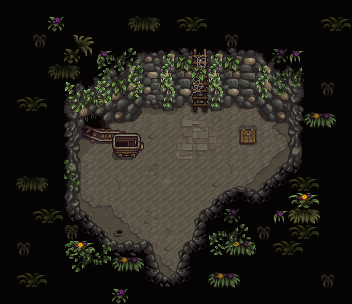

Rendered tile map (Tiled .tmx) drawn with the repository's tilesets; below, a short description and the map source with its tile grids summarised:
An orthogonal 22x19 tile map with 16x16 px tiles, 7 tile layers (Back, Back+1, Buildings, Buildings+1, ...) and 3 objects (3x TileData).

<map version="1.5" tiledversion="1.7.2" orientation="orthogonal" renderorder="right-down" width="22" height="19" tilewidth="16" tileheight="16" infinite="0" nextlayerid="16" nextobjectid="5">
 <properties>
  <property name="AmbientLight" value="50 50 50" />
 </properties>
 <tileset firstgid="1" name="zmine_quarryshaftvines" tilewidth="16" tileheight="16" tilecount="352" columns="16">
  <image source="SBV_mine_quarryshaftvines.png" width="256" height="352" />
 </tileset>
 <layer id="1" name="Back" width="22" height="19">
  <data>[418 cells, 132 non-empty, 36 distinct tile ids]</data>
 </layer>
 <layer id="15" name="Back+1" width="22" height="19">
  <data>[418 cells, 5 non-empty, 5 distinct tile ids]</data>
 </layer>
 <objectgroup id="2" name="Back" />
 <layer id="3" name="Buildings" width="22" height="19">
  <data>[418 cells, 337 non-empty, 86 distinct tile ids]</data>
 </layer>
 <objectgroup id="4" name="Buildings" visible="0">
  <object id="2" name="TileData" x="128" y="144" width="16" height="16">
   <properties>
    <property name="Action" value="Message &quot;sbv.crystalcave1&quot;" />
   </properties>
  </object>
  <object id="3" name="TileData" x="112" y="144" width="16" height="16">
   <properties>
    <property name="Action" value="Message &quot;sbv.crystalcave1&quot;" />
   </properties>
  </object>
  <object id="4" name="TileData" x="240" y="128" width="16" height="16">
   <properties>
    <property name="Action" value="Message &quot;sbv.lockedladder&quot;" />
   </properties>
  </object>
 </objectgroup>
 <layer id="13" name="Buildings+1" width="22" height="19">
  <data>[418 cells, 12 non-empty, 8 distinct tile ids]</data>
 </layer>
 <layer id="5" name="Paths" width="22" height="19">
  <data>[418 cells, 0 non-empty, 0 distinct tile ids]</data>
 </layer>
 <objectgroup id="6" name="Paths" />
 <layer id="7" name="Front" width="22" height="19">
  <data>[418 cells, 75 non-empty, 32 distinct tile ids]</data>
 </layer>
 <objectgroup id="8" name="Front" />
 <layer id="9" name="AlwaysFront" width="22" height="19">
  <data>[418 cells, 0 non-empty, 0 distinct tile ids]</data>
 </layer>
 <objectgroup id="10" name="AlwaysFront" />
</map>
